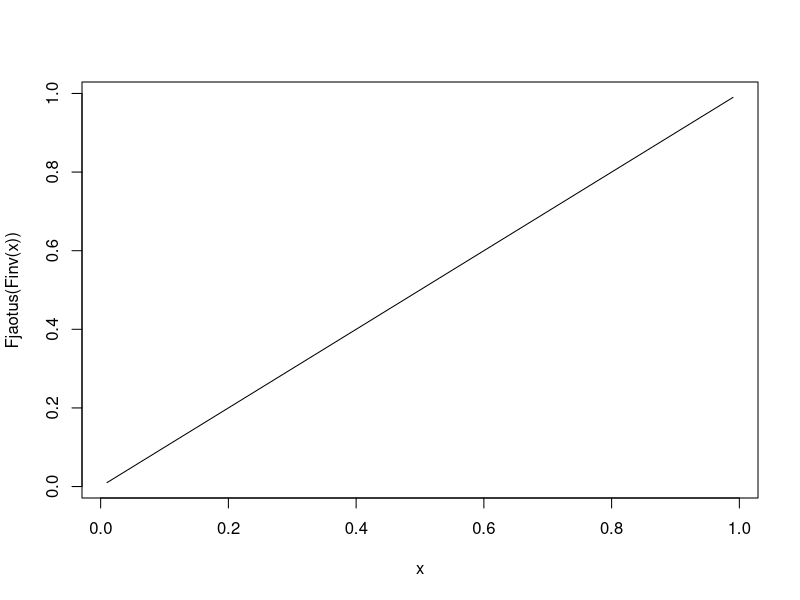

Generate this figure with R: (Note: this script raises an error after producing the figure.)
## ---- chunk 1
n <- 100000
set.seed(199)
u <- runif(n)
## ---- chunk 2
Fjaotus <- function(x){
  return(ifelse(x < 0, 0, ifelse(x < 3, x/6, (x-2)^5 / (1+(x-2)^5))))
}

Finv <- function(u){
  return(ifelse(u < 0, 0, ifelse(u < 1/2, 6*u, (u/(1-u))^(1/5) + 2)))
}

curve(Fjaotus(Finv(x)), 0.01, 0.99)
## ---- chunk 3
x = Finv(u)
## ---- chunk 4
#install.packages("goftest")
goftest::cvm.test(x, Fjaotus)
## ---- chunk 5
cp <- c(-Inf, Finv((1:9)/10),Inf)
cp
## ---- chunk 6
sündmused <- as.numeric(cut(x, breaks=cp))
sündmused[1:10]
## ---- chunk 7
algused = which(diff(c(-1, sündmused)) != 0)
algused[1:10]
## ---- chunk 8
seeriad = diff(c(algused))
seeriad[1:10]
## ---- chunk 9
ell = 5
seeriad[seeriad > ell] = ell
tabel = table(factor(seeriad, levels = 1:ell))
pA = 0.9
p <- c(pA * (1-pA)^(0:(ell-2)), (1-pA)^(ell-1))
chisq.test(tabel, p=p, simulate.p.value = TRUE)
